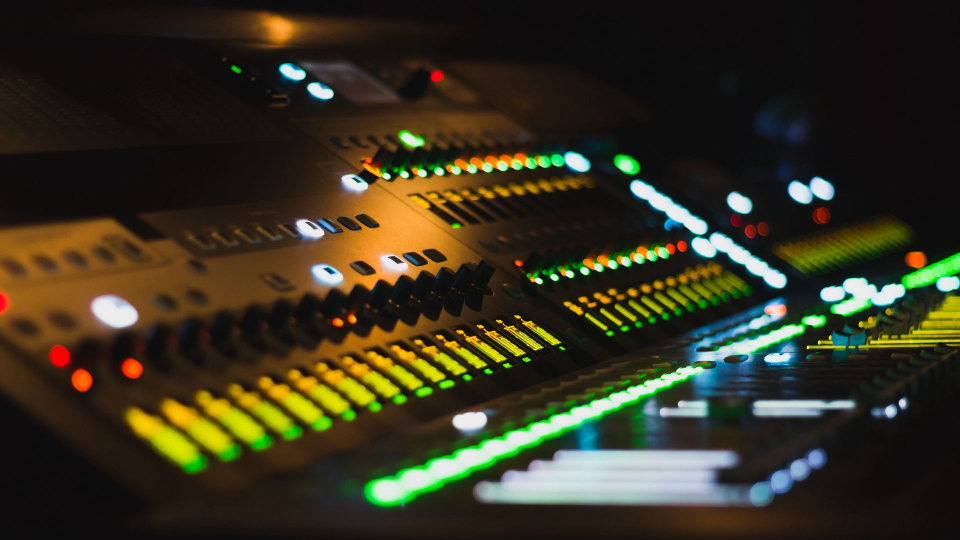
#> input picture music.jpg, 1920 x 1080 px (shown at 1/2 size)
$ python module_11_1.py
#> lines starting #> are read from the running program, lines starting #| are printed output that depends on the picture
#  Выберу следующие три библиотеки: pillow, pandas, matplotlib

#  Pillow — это библиотека для работы с изображениями. Она позволяет открывать, изменять, сохранять и
#  обрабатывать изображения различными способами. Pillow поддерживает множество форматов изображений и
#  предоставляет удобный интерфейс для работы с ними.

from PIL import Image, ImageFilter, ImageOps, ImageEnhance

# Открываем изображение
image = Image.open('music.jpg')
#> image is the input picture: PIL image 1920x1080 RGB; mean R, G, B 55, 51.2, 32
print("Оригинальное изображение:")
image.show()

# Изменение размера изображения
resized_image = image.resize((800, 600))
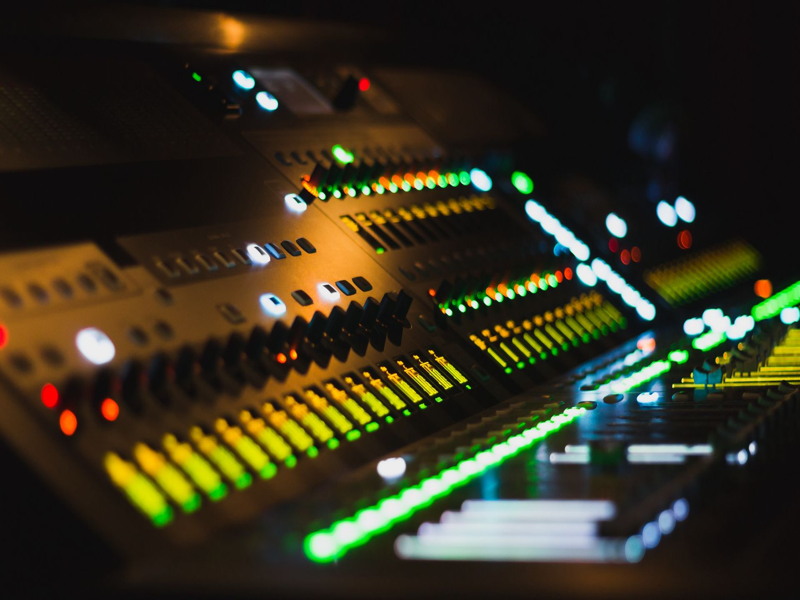
#> resized_image: PIL image 800x600 RGB; mean R, G, B 55, 51.2, 32
print("Измененное изображение (800x600):")
resized_image.show()

# Применение фильтра размытия с радиусом размытия 7
blurred_image = image.filter(ImageFilter.BoxBlur(7))
print("Изображение с примененным фильтром размытия:")
blurred_image.show()

# Инвертирование цветов изображения
inverted_image = ImageOps.invert(image)
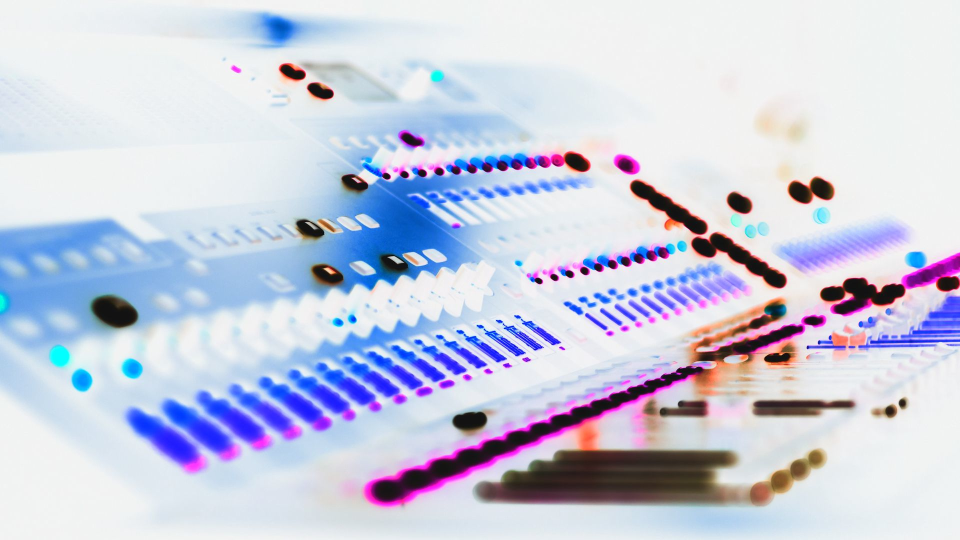
#> inverted_image: PIL image 1920x1080 RGB (shown at 1/2 size); mean R, G, B 200, 203.8, 223
print("Инвертированное изображение:")
inverted_image.show()

# Увеличение яркости изображения
bright_image = ImageEnhance.Brightness(image)
bright_image = bright_image.enhance(2.5)
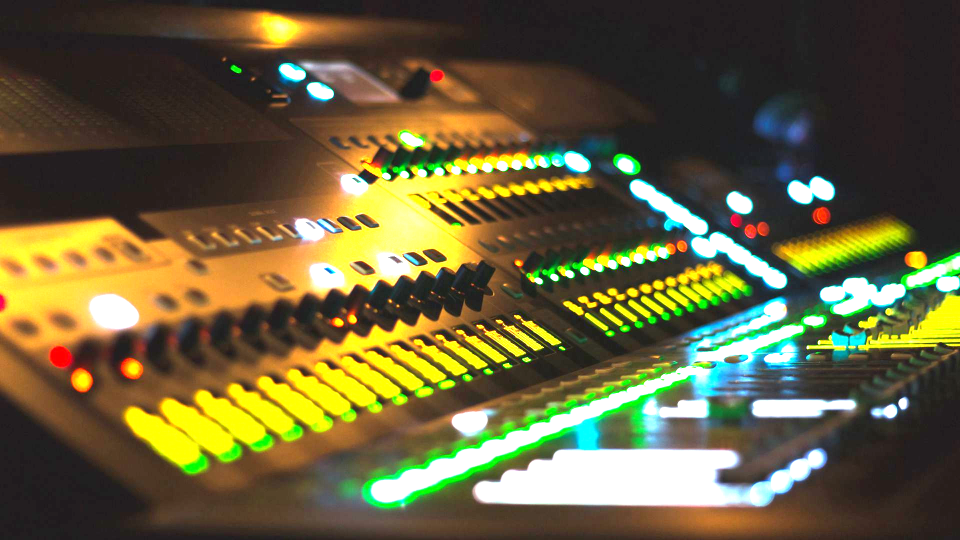
#> bright_image: PIL image 1920x1080 RGB (shown at 1/2 size); mean R, G, B 105.1, 97.8, 60.7
print("Увеличение яркости изображения:")
bright_image.show()


# Перевернутое изображения
mirror_image = ImageOps.mirror(image)
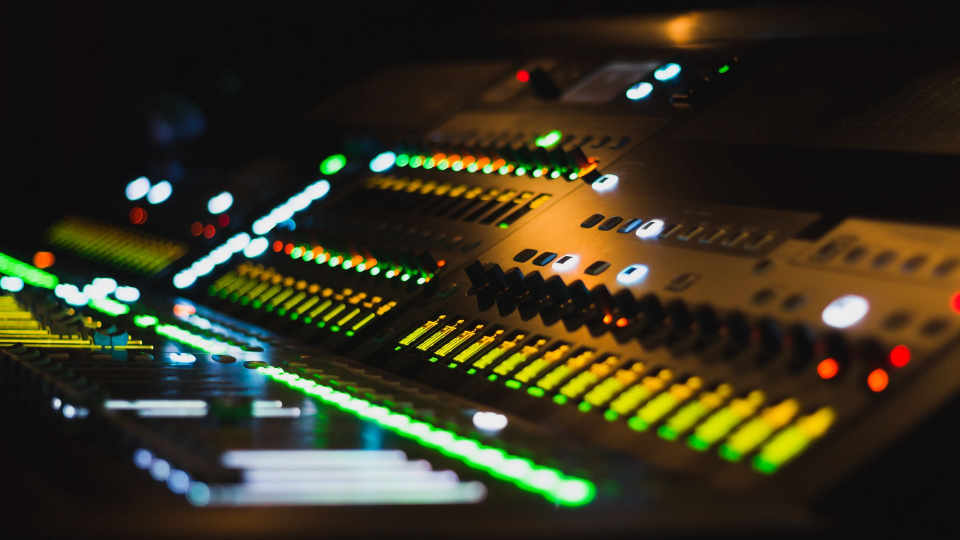
#> mirror_image: PIL image 1920x1080 RGB (shown at 1/2 size); mean R, G, B 55, 51.2, 32
print("Перевернутое изображение:")
mirror_image.show()

# Сохранение перевернутого изображения в другом формате
mirror_image.save('mirror_image.png')

# Pandas — это одна из самых популярных библиотек в Python для работы с данными. Она предоставляет мощные и гибкие
# инструменты для анализа и манипуляции данными. Pandas широко используется в науке о данных, машинном обучении,
# экономике, финансах и других областях. Pandas основан на двух ключевых структурах данных: Series и DataFrame.
# Pandas поддерживает работу с различными форматами данных, такими как CSV, Excel, SQL, JSON и многие другие.

import pandas as pd

# Создание Series из списка
data = pd.Series([10, 20, 30, 40])

# Создание Series с указанием индексов
data_with_index = pd.Series([10, 20, 30, 40], index=['a', 'b', 'c', 'd'])

print('Создание Series из списка')
print(data)
print('Создание Series с указанием индексов')
print(data_with_index)

# Создание DataFrame из словаря списков
data = {
    'Model': ['Жигули', 'Москвич', 'Волга', 'Запорожец'],
    'Age': [5, 3, 15, 8],
    'City': ['Тольятти', 'Москва', 'Нижнии Новгород', 'Запорожье']
}

df = pd.DataFrame(data)
print('Создание DataFrame из словаря списков')
print(df)

# Запись данных в CSV файл
df.to_csv('data_new.csv', index=False)
print()

# Считываем данные из CSV-файла
f_csv = pd.read_csv('data_new.csv')
# Устанавливаем максимальное количество отображаемых столбцов
pd.set_option('display.max_columns', 3)
print('Просмотр первых четырех строк')
print(f_csv.head(4))
print("Статистика по числовым данным:")
print(f_csv.describe())

# Фильтруем данные: выбираем строки, где значение в колонке 'age' больше 5
filtered_file = f_csv[f_csv['Age'] > 5]
print("\nСтроки, где 'Age' больше 5:")
print(filtered_file)

# Вычисление суммы по колонке 'Age'
age_sum = f_csv['Age'].sum()
print(f"Сумма по колонке 'Age': {age_sum}")

# Вычисление среднего значения по колонке 'Age'
age_car = f_csv['Age'].mean()
print(f"Среднее значение по колонке 'Age': {age_car}")

# Matplotlib — библиотека для создания визуализаций, таких как графики, диаграммы и гистограммы.
# Она предоставляет гибкие и мощные инструменты для визуализации данных.

import matplotlib.pyplot as plt

# Данные
x = [1, 2, 3, 4, 5]
y = [2, 4, 6, 8, 10]

# Создание графика
plt.plot(x, y, label='Линейная зависимость', color='blue', marker='*')

# Настройка графика
plt.title('Пример линейного графика')
plt.xlabel('Значения X')
plt.ylabel('Значения Y')
plt.legend()  # Добавление легенды
plt.grid(True)  # Добавление сетки

# Показ графика
plt.show()
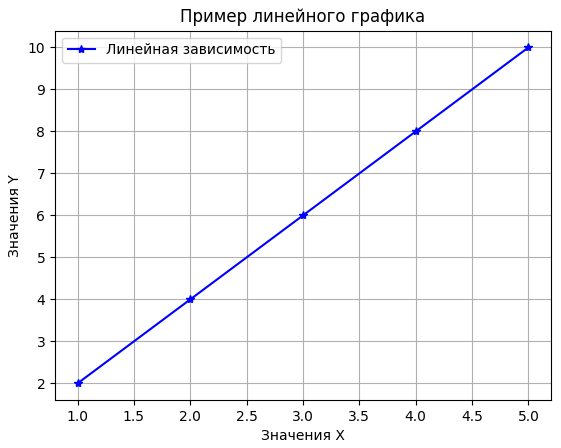
#> figure drawn by matplotlib, 1 panel

# Данные для визуализации для второго варианта
categories = ['Category A', 'Category B', 'Category C']
values = [23, 45, 56]

# Создаем столбчатую диаграмму
plt.bar(categories, values)
plt.title('Столбчатая диаграмма')
plt.xlabel('Категории')
plt.ylabel('Значения')

# Показываем диаграмму
plt.show()
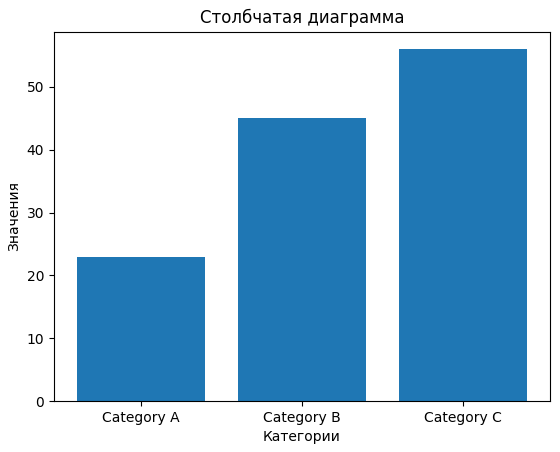
#> figure drawn by matplotlib, 1 panel; tallest bar 56 high, from x = 1.6 to 2.4

# Создаем круговую диаграмму
plt.pie(values, labels=categories, autopct='%1.1f%%') # autopct='%1.1f%%' — это формат отображения процентов внутри
# каждого сектора. В данном случае проценты будут отображены с одной цифрой после запятой
plt.title('Круговая диаграмма')

# Показываем диаграмму
plt.show()
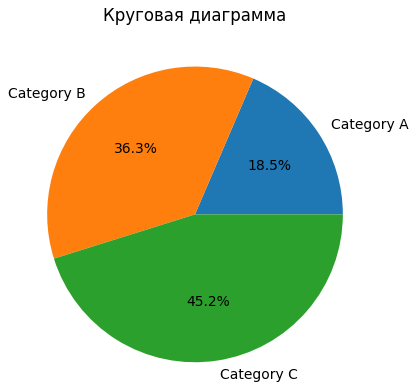
#> figure drawn by matplotlib, 1 panel
